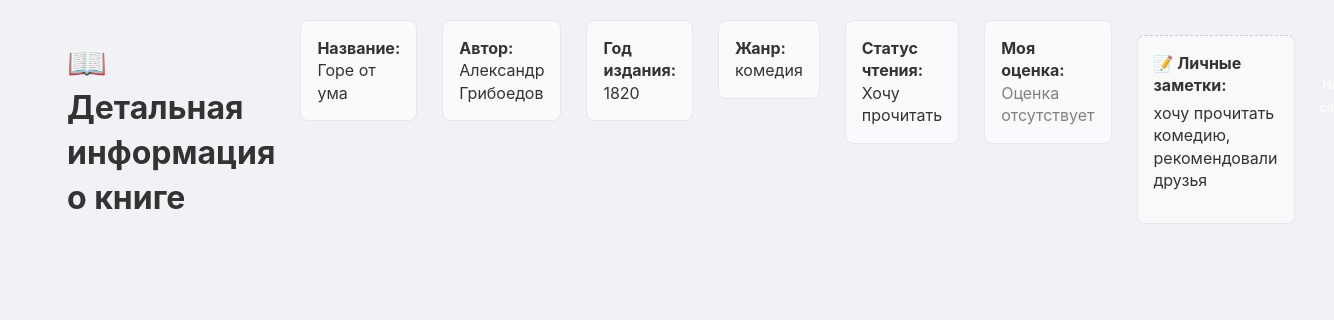
The app's page /detail/7 with its own data.
### tables this page shows
CREATE TABLE books (
            id INTEGER PRIMARY KEY AUTOINCREMENT,
            title TEXT NOT NULL,
            author TEXT NOT NULL,
            year INTEGER,
            genre TEXT,
            status TEXT NOT NULL, -- 'Читаю', 'Прочитано', 'Хочу прочитать'
            rating INTEGER,       -- от 1 до 5
            notes TEXT
        );

### app.py (the view)
@app.route('/detail/<int:book_id>')
def detail(book_id):
    book = database.get_book_by_id(book_id)
    if not book:
        return "Книга не найдена", 404
    return render_template('detail.html', book=book)

### database.py (called while the page is built)
def get_db_connection():
    conn = sqlite3.connect(DATABASE)
    conn.row_factory = sqlite3.Row
    return conn

def get_book_by_id(book_id):
    conn = get_db_connection()
    book = conn.execute('SELECT * FROM books WHERE id = ?', (book_id,)).fetchone()
    conn.close()
    return book

### templates/detail.html (shortened to what this page needs)
<!DOCTYPE html>
<html>
<head>
    <link rel="stylesheet" href="{{ url_for('static', filename='style.css') }}">
</head>
<body>
    <div class="container">
        <h1>📖 Детальная информация о книге</h1>
        <div class="message">
            <strong>Название:</strong> {{ book.title }}
        </div>
        <div class="message">
            <strong>Автор:</strong> {{ book.author }}
        </div>
        <div class="message">
            <strong>Год издания:</strong> {{ book.year or 'Не указан' }}
        </div>
        <div class="message">
            <strong>Жанр:</strong> {{ book.genre or 'Не указан' }}
        </div>
        <div class="message">
            <strong>Статус чтения:</strong> {{ book.status }}
        </div>
        <div class="message">
            <strong>Моя оценка:</strong>
            {% if book.rating %}
                <span style="color: #ff9800;">{{ "⭐" * book.rating }}</span> ({{ book.rating }} из 5)
            {% else %}
                <span style="color: gray;">Оценка отсутствует</span>
            {% endif %}
        </div>
        <div class="message" style="background-color: #f9f9f9; border-top: 1px dashed #ccc; margin-top: 15px;">
            <strong>📝 Личные заметки:</strong>
            <p style="white-space: pre-wrap; margin-top: 5px; color: #333;">{{ book.notes or 'Заметок пока нет.' }}</p>
        </div>
        <p style="text-align: center; margin-top: 30px;">
            <a href="/" class="b" style="text-decoration: none;">← Назад к списку</a>
        </p>
    </div>
</body>
</html>

### static/style.css (style rules this page uses)
body { font-family: -apple-system, BlinkMacSystemFont, "Segoe UI", Roboto, Helvetica, Arial, sans-serif; background-color: #f0f2f5; color: #333; margin: 0; padding: 20px; line-height: 1.4; }
.container { display: flex; max-width: 1200px; margin: 0 auto; gap: 25px; align-items: flex-start; }
.message { background: #f8fafc; border: 1px solid #e2e8f0; border-radius: 8px; padding: 16px; margin-bottom: 15px; position: relative; }
.b { padding: 4px 10px; font-size: 0.75rem; text-decoration: none; border-radius: 4px; color: white; font-weight: 500; }

### records on screen
books: title "Горе от ума", author "Александр Грибоедов", year "1820", genre "комедия", status "Хочу прочитать", notes "хочу прочитать комедию, рекомендовали друзья"
